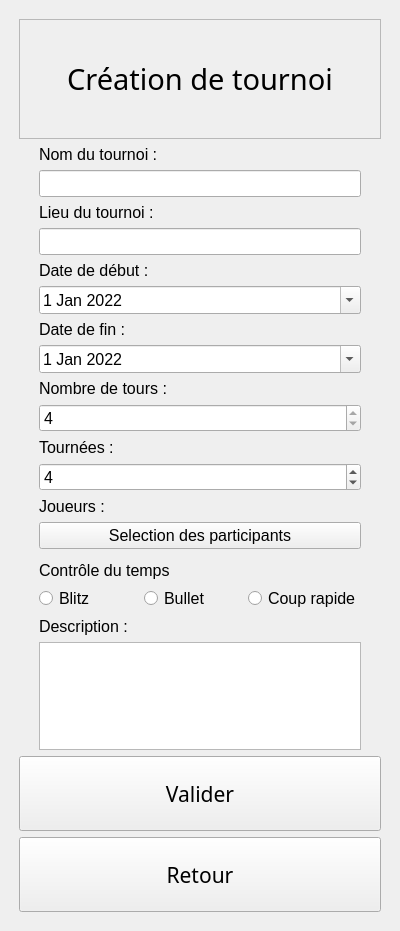
<?xml version="1.0" encoding="UTF-8"?>
<ui version="4.0">
 <class>MainWindow</class>
 <widget class="QMainWindow" name="MainWindow">
  <property name="geometry">
   <rect>
    <x>0</x>
    <y>0</y>
    <width>400</width>
    <height>931</height>
   </rect>
  </property>
  <property name="windowTitle">
   <string>MainWindow</string>
  </property>
  <widget class="QWidget" name="centralwidget">
   <layout class="QGridLayout" name="gridLayout">
    <item row="0" column="0">
     <layout class="QVBoxLayout" name="verticalLayout">
      <property name="leftMargin">
       <number>10</number>
      </property>
      <property name="topMargin">
       <number>10</number>
      </property>
      <property name="rightMargin">
       <number>10</number>
      </property>
      <property name="bottomMargin">
       <number>10</number>
      </property>
      <item>
       <widget class="QLabel" name="label">
        <property name="minimumSize">
         <size>
          <width>0</width>
          <height>120</height>
         </size>
        </property>
        <property name="font">
         <font>
          <family>Noto Sans</family>
          <pointsize>22</pointsize>
         </font>
        </property>
        <property name="frameShape">
         <enum>QFrame::StyledPanel</enum>
        </property>
        <property name="text">
         <string>Création de tournoi</string>
        </property>
        <property name="alignment">
         <set>Qt::AlignCenter</set>
        </property>
       </widget>
      </item>
      <item>
       <layout class="QFormLayout" name="formLayout">
        <property name="rowWrapPolicy">
         <enum>QFormLayout::WrapAllRows</enum>
        </property>
        <property name="leftMargin">
         <number>20</number>
        </property>
        <property name="topMargin">
         <number>0</number>
        </property>
        <property name="rightMargin">
         <number>20</number>
        </property>
        <property name="bottomMargin">
         <number>0</number>
        </property>
        <item row="1" column="0">
         <widget class="QLabel" name="label_2">
          <property name="font">
           <font>
            <pointsize>12</pointsize>
           </font>
          </property>
          <property name="text">
           <string>Nom du tournoi :</string>
          </property>
         </widget>
        </item>
        <item row="1" column="1">
         <widget class="QLineEdit" name="tournament_name">
          <property name="font">
           <font>
            <pointsize>12</pointsize>
           </font>
          </property>
         </widget>
        </item>
        <item row="2" column="0">
         <widget class="QLabel" name="label_3">
          <property name="font">
           <font>
            <pointsize>12</pointsize>
           </font>
          </property>
          <property name="text">
           <string>Lieu du tournoi :</string>
          </property>
         </widget>
        </item>
        <item row="2" column="1">
         <widget class="QLineEdit" name="tournament_place">
          <property name="font">
           <font>
            <pointsize>12</pointsize>
           </font>
          </property>
         </widget>
        </item>
        <item row="3" column="0">
         <widget class="QLabel" name="label_4">
          <property name="font">
           <font>
            <pointsize>12</pointsize>
           </font>
          </property>
          <property name="text">
           <string>Date de début :</string>
          </property>
         </widget>
        </item>
        <item row="3" column="1">
         <widget class="QDateEdit" name="tournament_begin">
          <property name="font">
           <font>
            <pointsize>12</pointsize>
           </font>
          </property>
          <property name="dateTime">
           <datetime>
            <hour>0</hour>
            <minute>0</minute>
            <second>0</second>
            <year>2022</year>
            <month>1</month>
            <day>1</day>
           </datetime>
          </property>
          <property name="calendarPopup">
           <bool>true</bool>
          </property>
         </widget>
        </item>
        <item row="4" column="0">
         <widget class="QLabel" name="label_5">
          <property name="font">
           <font>
            <pointsize>12</pointsize>
           </font>
          </property>
          <property name="text">
           <string>Date de fin :</string>
          </property>
         </widget>
        </item>
        <item row="4" column="1">
         <widget class="QDateEdit" name="tournament_end">
          <property name="font">
           <font>
            <pointsize>12</pointsize>
           </font>
          </property>
          <property name="dateTime">
           <datetime>
            <hour>0</hour>
            <minute>0</minute>
            <second>0</second>
            <year>2022</year>
            <month>1</month>
            <day>1</day>
           </datetime>
          </property>
          <property name="calendarPopup">
           <bool>true</bool>
          </property>
         </widget>
        </item>
        <item row="5" column="0">
         <widget class="QLabel" name="label_6">
          <property name="font">
           <font>
            <pointsize>12</pointsize>
           </font>
          </property>
          <property name="text">
           <string>Nombre de tours :</string>
          </property>
         </widget>
        </item>
        <item row="5" column="1">
         <widget class="QSpinBox" name="tournament_round">
          <property name="font">
           <font>
            <pointsize>12</pointsize>
           </font>
          </property>
          <property name="wrapping">
           <bool>false</bool>
          </property>
          <property name="frame">
           <bool>true</bool>
          </property>
          <property name="readOnly">
           <bool>false</bool>
          </property>
          <property name="minimum">
           <number>4</number>
          </property>
          <property name="maximum">
           <number>4</number>
          </property>
          <property name="value">
           <number>4</number>
          </property>
         </widget>
        </item>
        <item row="6" column="0">
         <widget class="QLabel" name="label_7">
          <property name="font">
           <font>
            <pointsize>12</pointsize>
           </font>
          </property>
          <property name="text">
           <string>Tournées :</string>
          </property>
         </widget>
        </item>
        <item row="6" column="1">
         <widget class="QSpinBox" name="tournament_rondes">
          <property name="font">
           <font>
            <pointsize>12</pointsize>
           </font>
          </property>
          <property name="minimum">
           <number>2</number>
          </property>
          <property name="maximum">
           <number>20</number>
          </property>
          <property name="singleStep">
           <number>2</number>
          </property>
          <property name="value">
           <number>4</number>
          </property>
         </widget>
        </item>
        <item row="7" column="0">
         <widget class="QLabel" name="label_8">
          <property name="font">
           <font>
            <pointsize>12</pointsize>
           </font>
          </property>
          <property name="text">
           <string>Joueurs :</string>
          </property>
         </widget>
        </item>
        <item row="7" column="1">
         <widget class="QPushButton" name="tournament_players">
          <property name="font">
           <font>
            <pointsize>12</pointsize>
           </font>
          </property>
          <property name="text">
           <string>Selection des participants</string>
          </property>
         </widget>
        </item>
        <item row="8" column="1">
         <spacer name="verticalSpacer">
          <property name="orientation">
           <enum>Qt::Vertical</enum>
          </property>
          <property name="sizeHint" stdset="0">
           <size>
            <width>20</width>
            <height>40</height>
           </size>
          </property>
         </spacer>
        </item>
        <item row="9" column="0">
         <widget class="QLabel" name="label_9">
          <property name="font">
           <font>
            <pointsize>12</pointsize>
           </font>
          </property>
          <property name="text">
           <string>Contrôle du temps</string>
          </property>
         </widget>
        </item>
        <item row="9" column="1">
         <layout class="QHBoxLayout" name="horizontalLayout">
          <item>
           <widget class="QRadioButton" name="qbt_blitz">
            <property name="font">
             <font>
              <pointsize>12</pointsize>
             </font>
            </property>
            <property name="text">
             <string>Blitz</string>
            </property>
           </widget>
          </item>
          <item>
           <widget class="QRadioButton" name="qbt_bullet">
            <property name="font">
             <font>
              <pointsize>12</pointsize>
             </font>
            </property>
            <property name="text">
             <string>Bullet</string>
            </property>
           </widget>
          </item>
          <item>
           <widget class="QRadioButton" name="qbt_cr">
            <property name="font">
             <font>
              <pointsize>12</pointsize>
             </font>
            </property>
            <property name="text">
             <string>Coup rapide</string>
            </property>
           </widget>
          </item>
         </layout>
        </item>
        <item row="10" column="0">
         <widget class="QLabel" name="label_10">
          <property name="font">
           <font>
            <pointsize>12</pointsize>
           </font>
          </property>
          <property name="text">
           <string>Description :</string>
          </property>
         </widget>
        </item>
        <item row="10" column="1">
         <widget class="QTextEdit" name="tournament_description">
          <property name="font">
           <font>
            <pointsize>12</pointsize>
           </font>
          </property>
         </widget>
        </item>
       </layout>
      </item>
      <item>
       <widget class="QPushButton" name="tournament_validation">
        <property name="sizePolicy">
         <sizepolicy hsizetype="Minimum" vsizetype="Minimum">
          <horstretch>0</horstretch>
          <verstretch>0</verstretch>
         </sizepolicy>
        </property>
        <property name="minimumSize">
         <size>
          <width>0</width>
          <height>75</height>
         </size>
        </property>
        <property name="font">
         <font>
          <family>Noto Sans Light</family>
          <pointsize>16</pointsize>
         </font>
        </property>
        <property name="text">
         <string>Valider</string>
        </property>
       </widget>
      </item>
      <item>
       <widget class="QPushButton" name="back">
        <property name="minimumSize">
         <size>
          <width>0</width>
          <height>75</height>
         </size>
        </property>
        <property name="font">
         <font>
          <family>Noto Sans Light</family>
          <pointsize>16</pointsize>
         </font>
        </property>
        <property name="text">
         <string>Retour</string>
        </property>
       </widget>
      </item>
     </layout>
    </item>
   </layout>
  </widget>
 </widget>
 <resources/>
 <connections/>
</ui>
